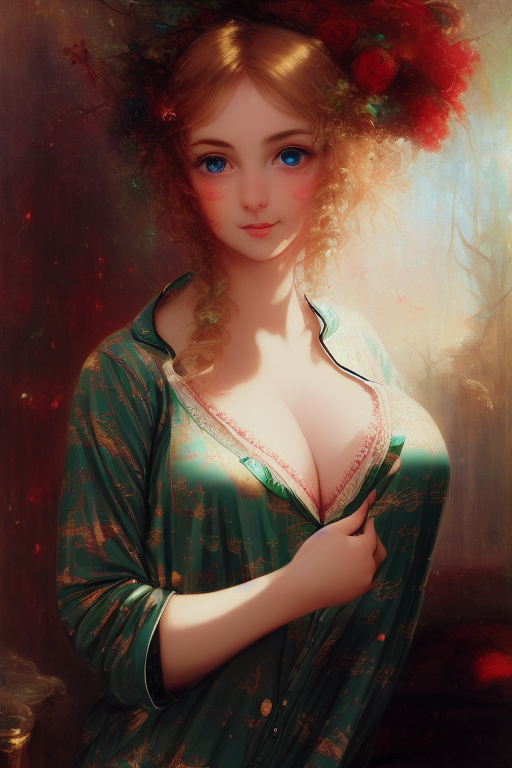
#> input picture DAY2/640.png, 512 x 768 px, found by its file name
$ python RGB2GRAY.py
#> lines starting #> are read from the running program, lines starting #| are printed output that depends on the picture; after the words box and inside, x2 and y2 are one past the last pixel; in counts of white or black regions, pixels touching at a corner belong together; long printed decimals are rounded
import cv2
import numpy as np
from PIL import Image
import matplotlib.pyplot as plt

"""
        ！！！   opencv读取的图片格式为BGR格式
"""

"""
        彩色图（RGB）转灰度图（GRAY）
        公式 ： GRAY = （R * 0.3 + G * 0.59 + B * 0.11）
"""
# 使用Opencv转彩色图转灰度图
img = cv2.imread(r'G:\FPS-AI\demo for img\640.png')  # opencv读取图片
#> img is the input picture: shape (768, 512, 3); mean B, G, R 59.9, 70.9, 97.6
gray = cv2.cvtColor(img, cv2.COLOR_BGR2GRAY)
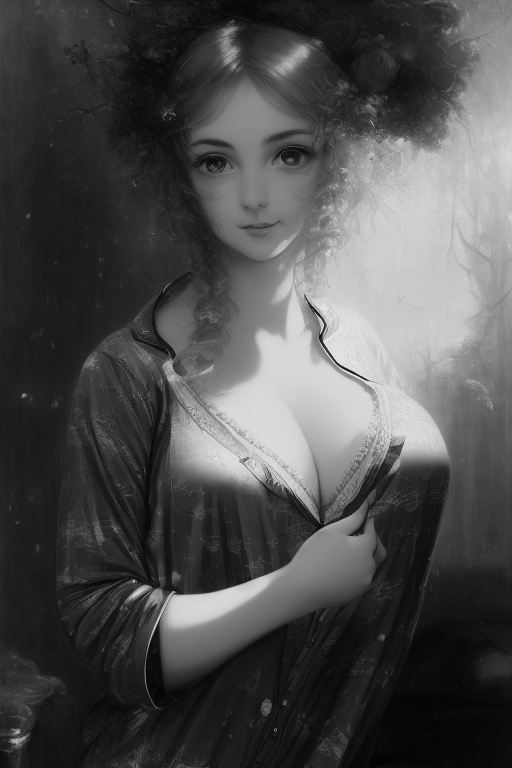
#> gray: shape (768, 512); min 1, max 240, mean 77.7

# [13 lines of commented-out code are left out]


"""
        二值化
        参考  ： https://zhuanlan.zhihu.com/p/186357948
        参考  ： https://blog.csdn.net/weixin_46192930/article/details/108607453
        在灰度图的基础上，剔除图像内像数值高于或低于一定值的像素点
        threshold(gray_src, dst, threshold_value, threshold_max,THRESH_BINARY);

        OpenCV中图像二值化方法：   cv2.threshold(gray, 127, 255, cv2.THRESH_TOZERO)      //原图，目标图，已知阈值，阈值最大值，阈值类型
        返回阈值的值和图像。

        THRESH_BINARY           阈值二值化
        THRESH_BINARY_INV       阈值反二值化
        THRESH_TRUNC            截断
        THRESH_TOZERO           阈值取零
        THRESH_TOZERO_INV       阈值反取零

        取阈值方法：  cv2.threshold(gray, 0, 255, cv2.THRESH_BINARY | cv2.THRESH_OTSU)    //原图，目标图，已知阈值，阈值最大值，二值化方法 | 阈值类型

        THRESH_TRIANGLE         三角二值化
        THRESH_OTSU             OTSU阈值法

        自适应阈值处理可以使用变换的阈值。它通过计算每个像素点周围邻近区域的加权平均值获得阈值，然后处理。这个方式可以更好的处理明暗差异较大的图像
        dst = cv.adaptiveThreshold( src, maxValue, adaptiveMethod, thresholdType, blockSize, C )
        ADAPTIVE_THRESH_MEAN_C
        ADAPTIVE_THRESH_GAUSSIAN_C

        中值滤波不存在均值滤波等方式带来的细节模糊问题，可以几乎不影响原图的情况下去除噪声，但运算量大。
        gray = cv2.medianBlur(img,3)

        自定义分割,  将数组矩阵拉直然后求出平均数
        1、获取h和w
        2、

"""
# 将数组矩阵拉直，求均值阈值
h, w = gray.shape[:2]
#> h = 768; w = 512
m = np.reshape(gray, [1, w * h])  # 使用reshape( )方法来更改数组的形状
mean = m.sum() / (w * h)
#> mean = 77.65

# 手动二值化
rows, cols = gray.shape
#> rows = 768; cols = 512
for i in range(rows):
    for j in range(cols):
        if gray[i, j] <= mean:
            gray[i, j] = 0
        else:
            gray[i, j] = 255
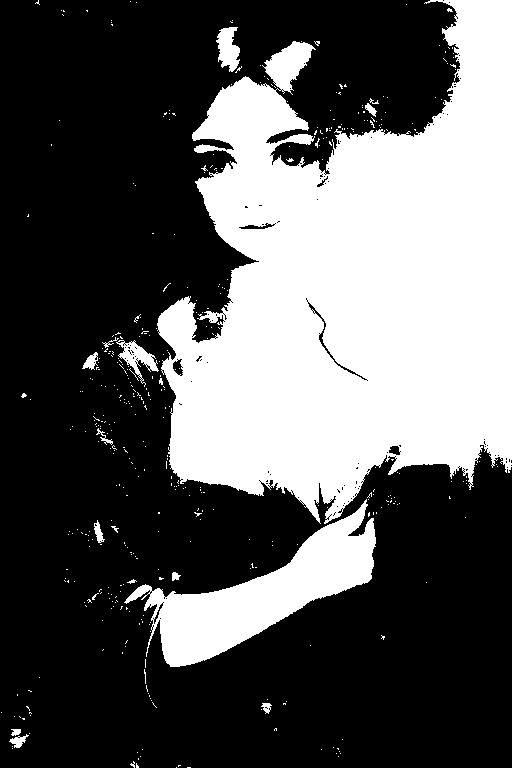
#> gray: shape (768, 512); 35.3% white; 430 white regions (413 under 20 px), largest, box (x1, y1, x2, y2) and area: (157, 0, 512, 524) 121493, (124, 499, 376, 667) 14193, (216, 27, 240, 72) 706

# 使用Opencv二值化
# ret, gray = cv2.threshold(gray, mean, 255, cv2.THRESH_BINARY)
# ret, gray = cv2.threshold(gray, 0, 255, cv2.THRESH_BINARY | cv2.THRESH_OTSU)
# ret = cv2.adaptiveThreshold(gray,255,cv2.ADAPTIVE_THRESH_MEAN_C,cv2.THRESH_BINARY,5,3)
print('当前阈值 ： ', mean)
#| 当前阈值 ：  77.652

while True:
    cv2.imshow("img for gray", gray)  # 显示灰度图
    if cv2.waitKey(1) & 0xff == ord('q'):  # 按q退出
#> (key q is pressed here)
        cv2.destroyAllWindows()  # 如果之前没有释放掉内存的操作的话destroyallWIndows会释放掉被那个变量占用的内存
        break

$ run again, with DAY2/160.jpeg saved as DAY2/640.png
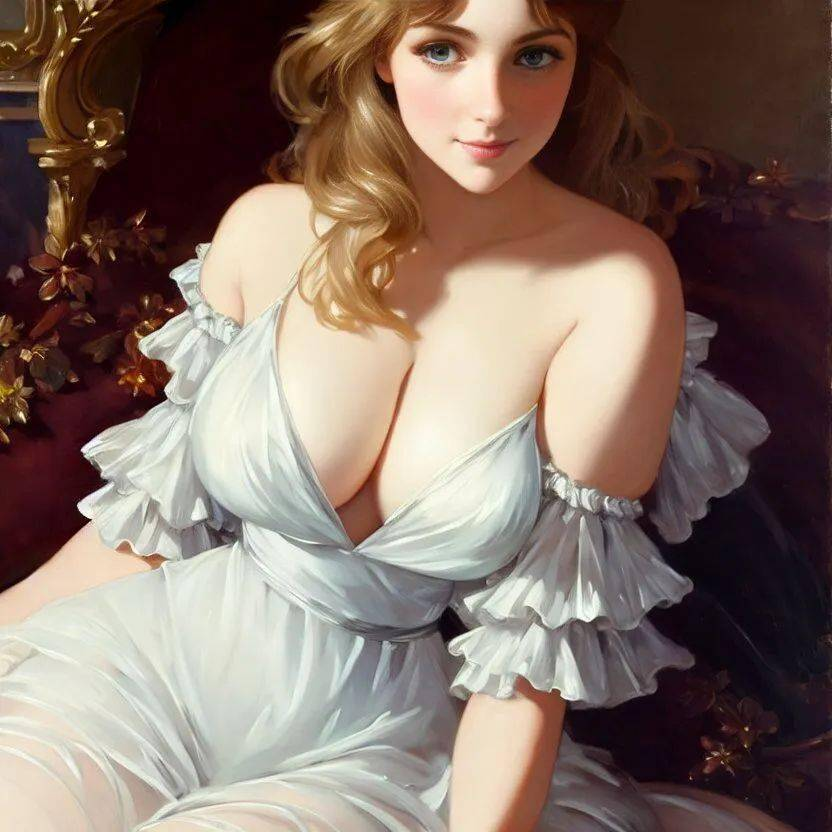
#> input picture DAY2/160.jpeg, 832 x 832 px, found by its file name
#> img is the input picture: shape (832, 832, 3); mean B, G, R 102.6, 112.3, 131.8
#> `gray = cv2.cvtColor(img, cv2.COLOR_BGR2GRAY)`:
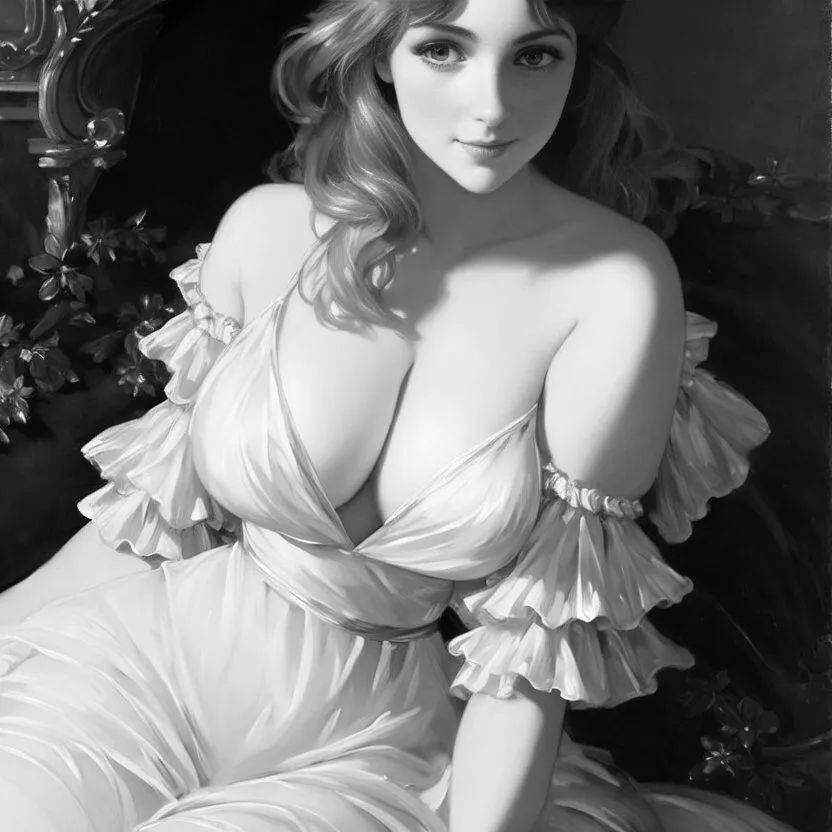
#> gray: shape (832, 832); min 0, max 255, mean 117
#> mean = 117
#> after the loop `for i in range(rows):`:
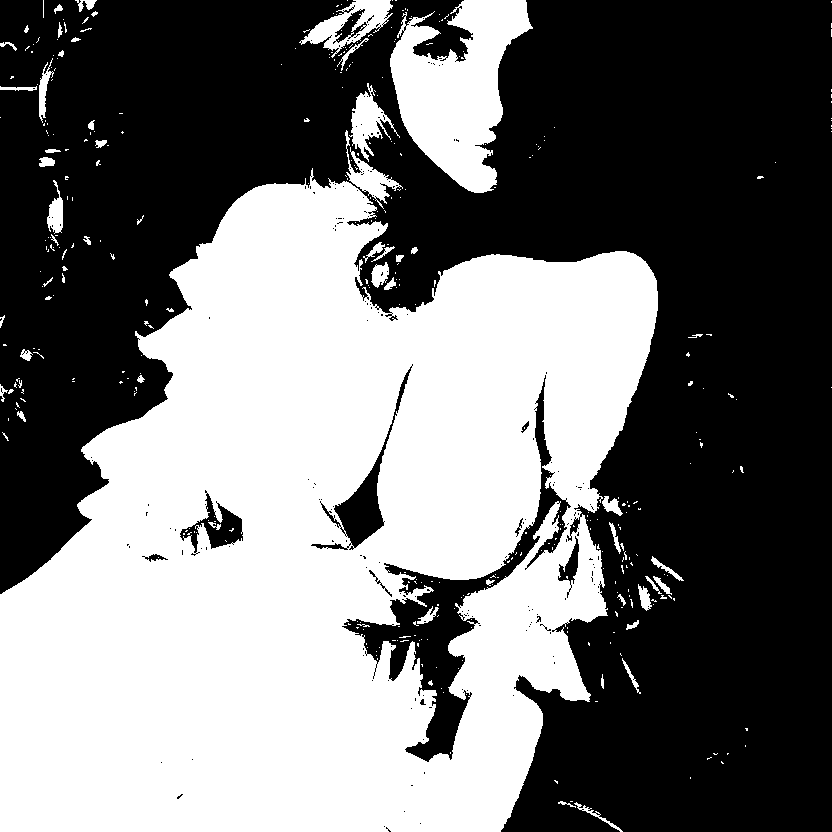
#> gray: shape (832, 832); 45.5% white; 393 white regions (339 under 20 px), largest, box (x1, y1, x2, y2) and area: (0, 168, 658, 832) 289166, (390, 0, 533, 193) 15403, (299, 0, 393, 58) 1993
#| 当前阈值 ：  117.037
